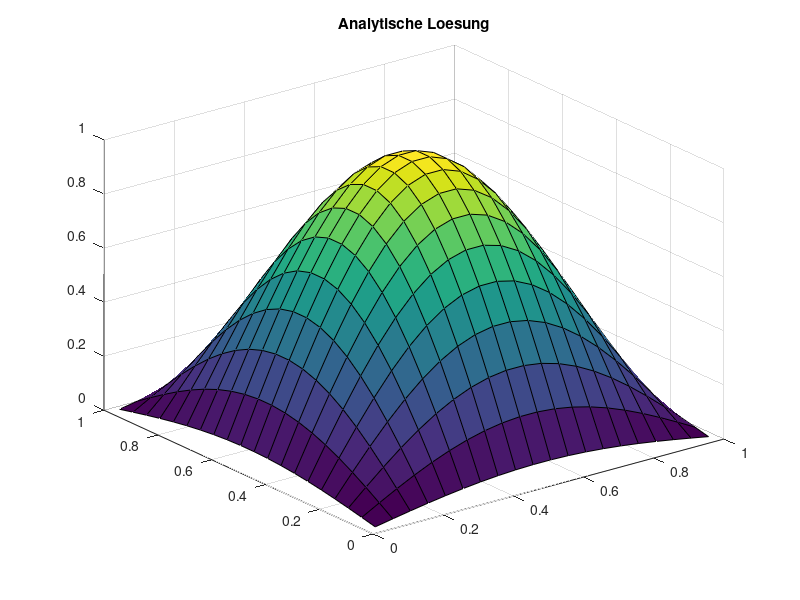
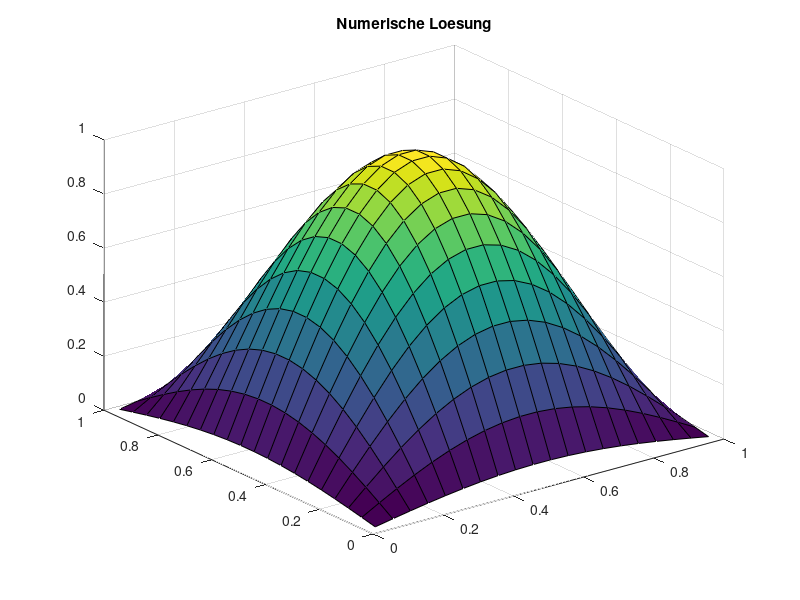

Here is the MATLAB script that generated these plots, in order:
clc
clear all
close all
SOL=@(x,y) sin(pi*x)*sin(pi*y);
MSOL=@(x,y) -2*pi^2*sin(pi*x)*sin(pi*y);
DIF=1.0;
XMIN=0.0;
XMAX=1.0;
YMIN=0.0;
YMAX=1.0;
N=20; % KV's in einer Koordinatenrichtung, macht N^2 KV gesamt
NN=N*N;

X = linspace(XMIN, XMAX, N+1);
Y = linspace(YMIN, YMAX, N+1);
XC = (X(1:N)+X(2:N+1))/2;
YC = (Y(1:N)+Y(2:N+1))/2;
XCR = [XMIN, XC, XMAX];
YCR = [YMIN, YC, YMAX];

%%% ANALYTISCHE LÖSUNG
Z = zeros(N, N);
for I=1:N
  for J=1:N
    Z(I, J)=SOL(XC(I), YC(J));
  end
end

figure(1)
surf(XC, YC, Z);
title('Analytische Loesung')

%%% FVM Lösung

% Randbedingungen
RBS = zeros(1, N);
for I=1:N RBN(I)=SOL(XC(I), 1); end
for I=1:N RBE(I)=SOL(1, XC(I)); end
RBW = zeros(1, N);

% Koeffizienten speichern
AP = zeros(N);
AE = zeros(N);
AN = zeros(N);
AW = zeros(N);
AS = zeros(N);

for I=1:N
  for J=1:N
    DX = X(I+1)-X(I);
    DY = Y(J+1)-Y(J);

    DXE = XCR(I+2)-XCR(I+1);
    DXW = XCR(I+1)-XCR(I);

    DYN = YCR(J+2)-YCR(J+1);
    DYS = YCR(J+1)-YCR(J);

    AE(I,J) = DIF/(DXE*DX);
    AW(I,J) = DIF/(DXW*DX);
    AN(I,J) = DIF/(DYN*DY);
    AS(I,J) = DIF/(DYS*DY);

    AP(I,J) = -AE(I,J)-AN(I,J)-AW(I,J)-AS(I,J);
  end
end

% Gesamtgleichungssystem aufstellen
A = zeros(NN);

for J=1:N
  for I=1:N
    IDX = (J-1)*N + I;

    b(IDX) = MSOL(XC(I),YC(J));

    % Hauptdiagonale
    A(IDX, IDX) = AP(I,J);

    % Westliche Nebendiagonale
    if mod(IDX,N)==1
      b(IDX) = b(IDX)-AW(I,J)*RBW(J);
    else
      A(IDX, IDX-1) = AW(I,J);
    end

    % Östliche Nebendiagonale
    if mod(IDX,N)==0
      b(IDX) = b(IDX)-AE(I,J)*RBE(J);
    else
      A(IDX, IDX+1) = AE(I,J);
    end

    % Nördliche Nebendiagonale
    if IDX > NN-N
      b(IDX) = b(IDX)-AN(I,J)*RBN(I);
    else
      A(IDX, IDX+N) = AN(I,J);
    end

    % Südliche Nebendiagonale
    if IDX <= N
      b(IDX) = b(IDX)-AS(I,J)*RBS(I);
    else
      A(IDX, IDX-N) = AS(I,J);
    end
  end
end

t=A\b';
T=reshape(t,N,N);

% mit Randwerten
T2 = zeros(N+2);
T2(2:N+1,2:N+1) = T;

figure(2)
surf(XC, YC, T);
title('Numerische Loesung')
